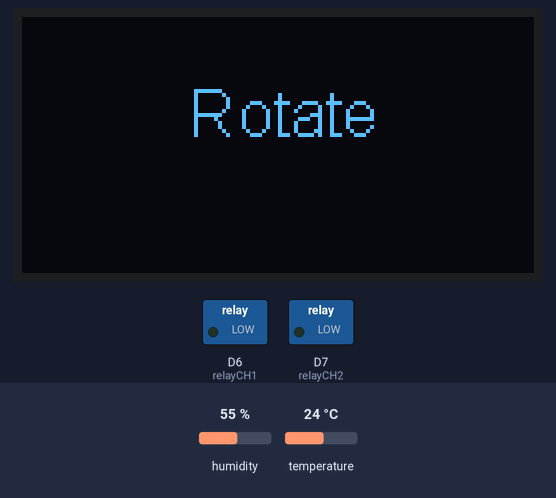
The sketch below on a simulated ESP8266 (NodeMCU). Parts: 128×64 one-colour display, switched loads named in the sketch (green lamp = pin HIGH). Inputs (shaded band) come from the test bench; at power-on: humidity 55 %, temperature 24 °C. The OLED is the two-colour kind (top 16 rows yellow); WiFi joins after 1.5 s; servers stay silent unless stated; EEPROM starts erased; the Firebase database answers and starts empty; what the sketch prints to the serial monitor is not drawn.

Above: at 4.2 s.
4.3 s: humidity set to 22 %
At 11.8 s:
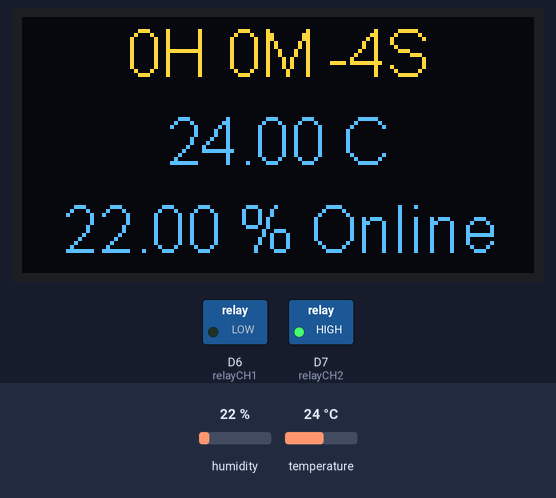
11.9 s: temperature set to 12 °C
At 15.4 s:
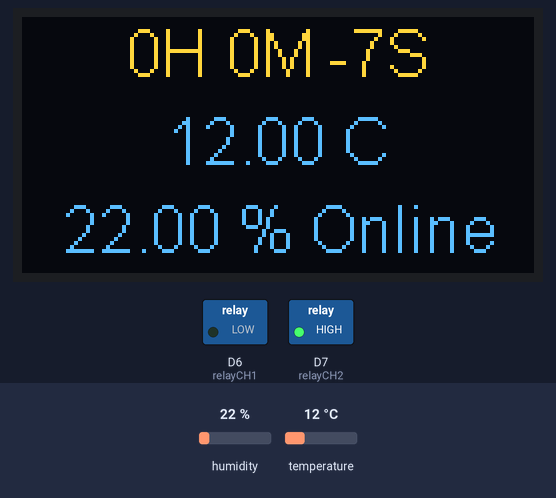
16.5 s: humidity set to 40 %
At 19.3 s:
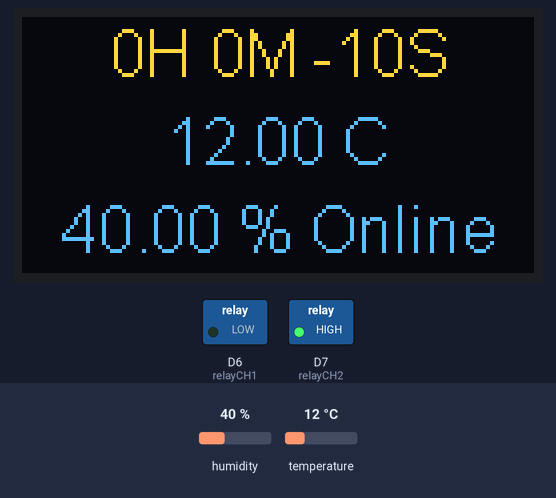
19.5 s: temperature set to 19 °C
At 22.6 s:
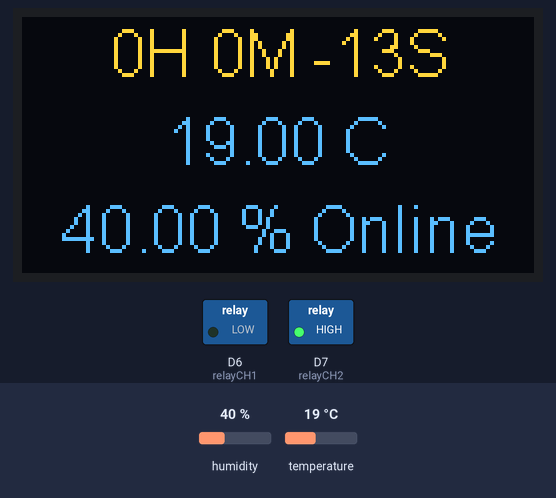
Timing chart, 0 to 24.1 s (numbered marks = the images above; inputs shaded):
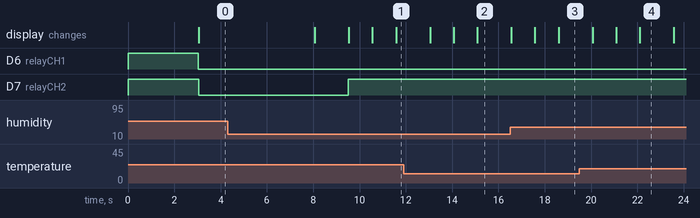

The sketch:

controlApp.ino
```cpp
#include <ESP8266WiFi.h>
#include <FirebaseArduino.h>
#include "SSD1306.h"
#include "OLEDDisplayUi.h"
#include "DHT.h"
#include <EEPROM.h>

// Set Server and Firebase
#define FIREBASE_HOST "veckenz-smartfarm.firebaseio.com"
#define FIREBASE_AUTH "bRs74l5xbjNeGTu9lSwmHsMRuVigjQE7rtHkkA9o"
#define WIFI_SSID "F1"
#define WIFI_PASSWORD "12345678"
#define DHTPIN D3
#define DHTTYPE DHT21

// D0 -> SDA
// D1 -> SCL
SSD1306 display(0x3c, D1, D2);
// dht sensor
DHT dht(DHTPIN, DHTTYPE);

// Relay setup
const int relayCH1 = D6;
const int relayCH2 = D7;

// internet
boolean online = false;
boolean setupDisplay = true;
boolean setupFirebase = true;

int timeMonitor = 3;

// time rotate
int timeRotate = 7200;
int timeHoldRotate = 0;

// temperature
float tempMin = 37.5;
float tempMax = 39;
float humduty = 0;
  float temp = 0;
// EEPROM
int EEaddress = 0;

void setup()
{
  EEPROM.begin(32);
  pinMode(relayCH1, OUTPUT);
  pinMode(relayCH2, OUTPUT);
  // Initialising the UI will init the display too.
  display.init();
  display.flipScreenVertically();
  display.setFont(ArialMT_Plain_16);

  // Initial Pin Deley out
  pinMode(relayCH1, OUTPUT);
  WiFi.begin(WIFI_SSID, WIFI_PASSWORD);
  dht.begin();
   readData();
    digitalWrite(relayCH1, HIGH);
    digitalWrite(relayCH2, HIGH);
    drawSetUp("SETUP");
    delay(3000);
}

void loop()
{
  wConnect();
}

void wConnect() {
    if(WiFi.status() != WL_CONNECTED) {
      setupFirebase = true;
      offlineMode();
    } else {
      if(setupFirebase){
        Firebase.begin(FIREBASE_HOST, FIREBASE_AUTH);
        setupFirebase = false;
        // readDatabase();
      }
      onlineMode();
    }
   timeHoldRotate++;
   delay(1000);
}

void onlineMode()
{
  drawMainDisplay();
  if (WiFi.status() == WL_CONNECTED && timeHoldRotate % timeMonitor == 0) {
      writeDatabase(temp,humduty);
      checkController();
  }
}

void offlineMode()
{
  drawMainDisplay();
}

// Display Code

void drawSetUp(char msg[])
{
  display.clear();
  display.setTextAlignment(TEXT_ALIGN_CENTER);
  display.drawString(65, 15, msg);
  display.display();
}

void drawMainDisplay()
{
  display.clear();
  humduty = dht.readHumidity();
  temp = dht.readTemperature();
  int seconds =  (timeRotate - timeHoldRotate) % 60 ;
  int minutes =  (timeRotate - timeHoldRotate) / 60;
  int hours = minutes / 60;
  minutes = minutes % 60;
  control(temp,humduty);
  display.setFont(ArialMT_Plain_16);
  display.drawString(64, 0, String(hours) + "H " + String(minutes) + "M " + String(seconds) + "S");
  display.drawString(64, 22, String(temp) + " C");
  display.drawString(64, 44, String(humduty) + " % " + String( WiFi.status() == WL_CONNECTED ? "Online":"Offline"));
  display.display();
  writeData();
}

void checkController()
{
  if(WiFi.status() == WL_CONNECTED){
    boolean check = Firebase.getBool("setting/contact/changeData");
    if (check) {
      check = false;
      tempMin = Firebase.getFloat("setting/tempmin/");
      tempMax = Firebase.getFloat("setting/tempmax/");
      timeRotate = Firebase.getInt("setting/rotate/") * 3600;
      if (tempMin == 0 || tempMax == 0 || timeRotate == 0) {
        readData();
      } else {
        timeHoldRotate = 0;
        Firebase.setBool("setting/contact/changeData", false);
        display.clear();
        display.drawString(64, 22, String("Update"));
        display.display();
        delay(2000);
      }
    }
   }
}

void control(float temp, float humduty)
{
  if (temp < tempMax && temp > tempMin)
  {
    digitalWrite(relayCH1, HIGH);
  }
  else
  {
    digitalWrite(relayCH1, LOW);
  }
  rotate();
}

void rotate()
{
  if (timeHoldRotate == timeRotate)
  {
    drawSetUp("Rotate");
    digitalWrite(relayCH2, LOW);
    timeHoldRotate = 0;
    delay(5 * 1000);
    display.clear();
    // 7200
  }
  else
  {
    digitalWrite(relayCH2, HIGH);
  }
}

void writeDatabase(float temp, float humduty) {
  Firebase.setFloat("display/temperature/", temp);
  Firebase.setFloat("display/humduty/", humduty);
}

void readDatabase () {
   tempMin = Firebase.getFloat("setting/tempmin/");
   tempMax = Firebase.getFloat("setting/tempmax/");
   timeRotate = Firebase.getInt("setting/rotate/") * 3600;
}

void writeData() {
 EEPROM.put(EEaddress, timeHoldRotate);
 EEPROM.put(EEaddress + 4, timeRotate);
 EEPROM.put(EEaddress + 8, tempMin);
 EEPROM.put(EEaddress + 12, tempMax);
 EEPROM.commit();
}

void readData() {
  Serial.print("EEPROM contents at Address=0 is  : ");
  timeHoldRotate = 0;
  EEPROM.get(EEaddress,timeHoldRotate);
  EEPROM.get(EEaddress + 4,timeRotate);
  EEPROM.get(EEaddress + 8,tempMin);
  EEPROM.get(EEaddress + 12,tempMax);
  Serial.println(timeHoldRotate);
}
```
